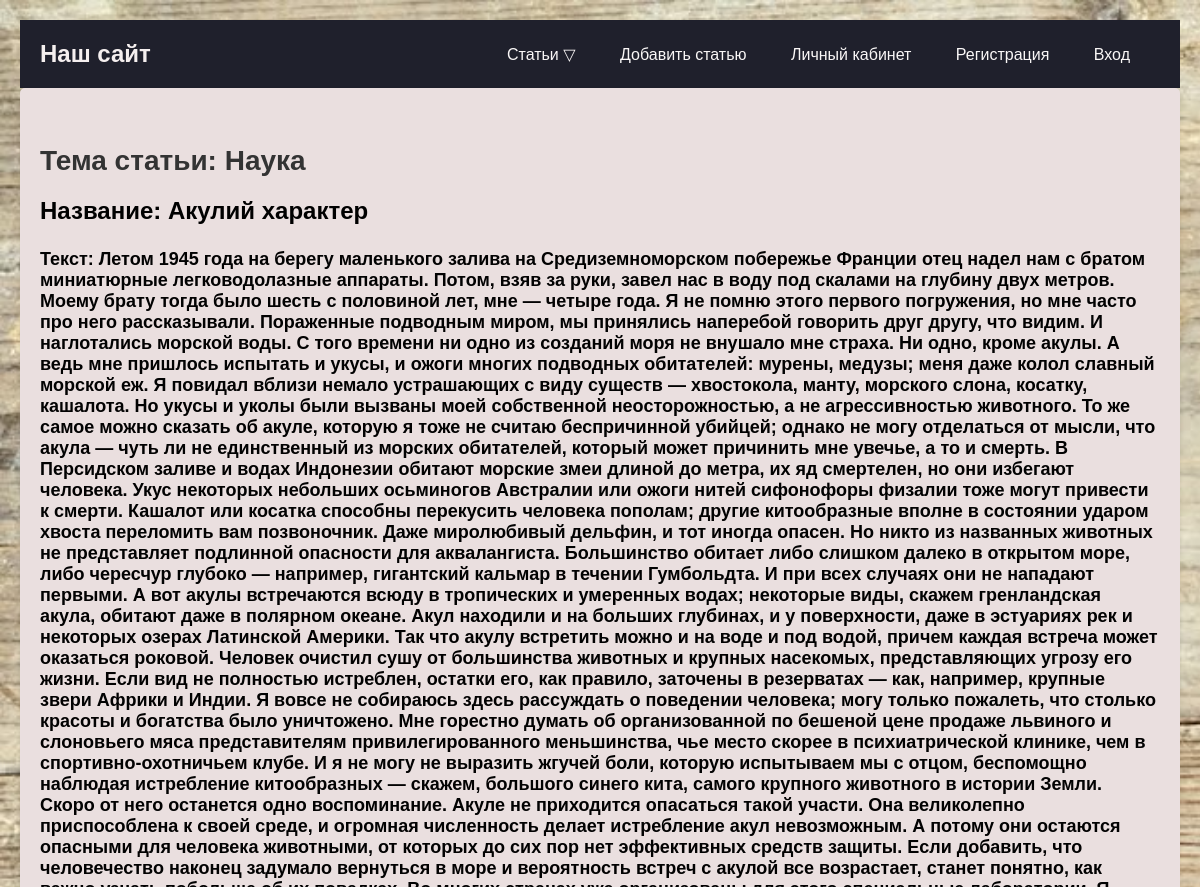
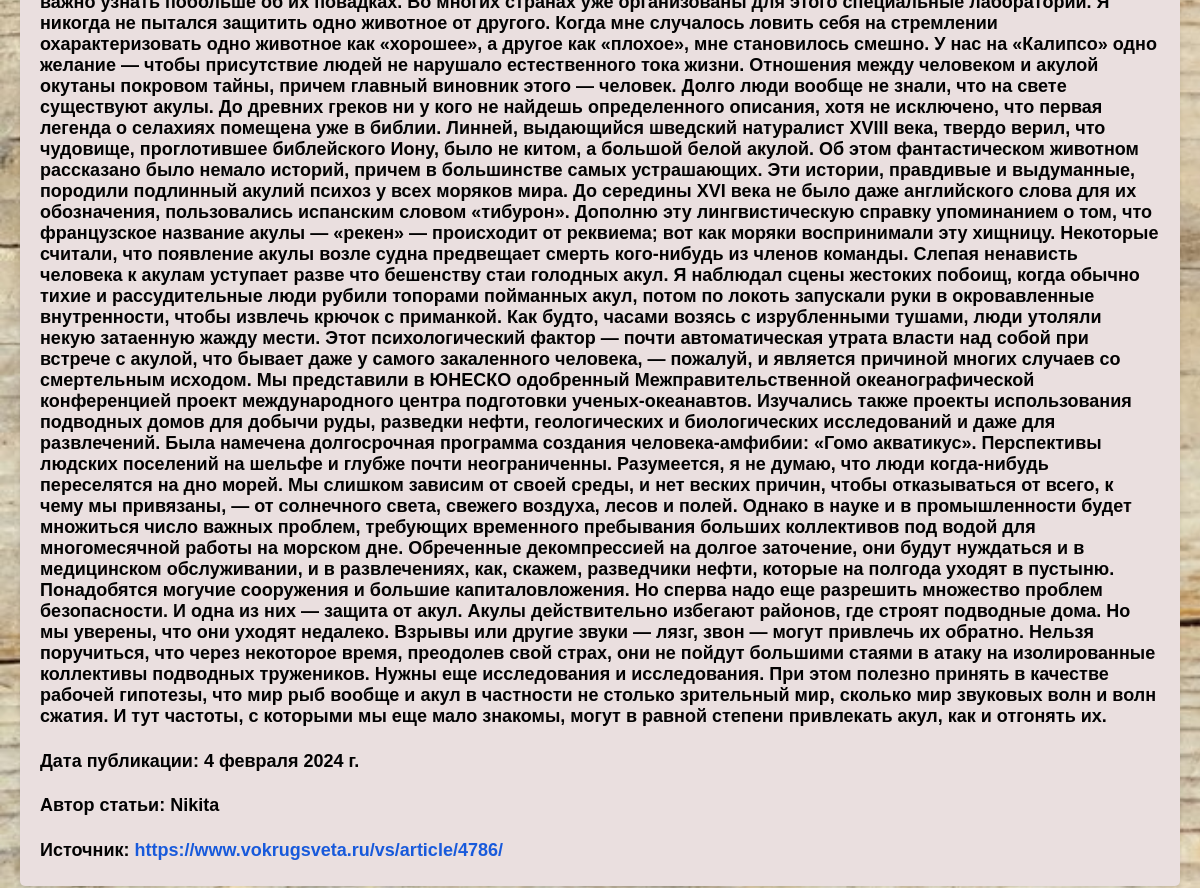
Screenshot of /info_sience_aerticles/7/ with the database file from the repository (2 pictures, top to bottom).
### catalog/models.py (models this page shows, shortened)
class Sience(models.Model):
    topic = models.ForeignKey(Topic, on_delete=models.SET_NULL, null=True)
    title = models.CharField(max_length=1000, verbose_name='Название статьи')
    summary = models.CharField(max_length=1000, verbose_name='кратко о статье', blank=True, null=True)
    text = models.TextField(max_length=10000000000000000, verbose_name='текст статьи', blank=True, null=True)
    data = models.DateField(verbose_name='Дата публикации статьи', blank=True, null=True)
    info = models.URLField(verbose_name='Источник(и)', blank=True)
    author = models.ForeignKey(User, on_delete=models.SET_NULL, null=True, verbose_name='Автор')  # поле author
    image = models.URLField(verbose_name='Фото', blank=True, null=True)

class Topic(models.Model):
    VIBOR = (('Наука', 'Наука'), ('Спорт', 'Спорт'), ('Искусство', 'Искусство'))
    name = models.CharField(max_length=100, choices=VIBOR, verbose_name='Тема статьи')
    def __str__(self):
        return self.name

### catalog/views.py (the view)
# urls.py: path('info_sience_aerticles/<int:pk>/', views.ArticleSienceDetailView.as_view(), name='info_sience'),
class ArticleSienceDetailView(DetailView):
    model = Sience

### templates/catalog/sience_detail.html (shortened to what this page needs)
{% extends 'index.html' %}
{% load static %}
{% block head %}
    <link rel="stylesheet" href="{% static 'home.css' %}">
    <link rel="stylesheet" href="{% static 'articles_detail.css' %}">
{% endblock head %}
{% block content %}
    <div>
        <h1>Тема статьи: {{ sience.topic }}</h1>
        <h2>Название: {{ sience.title }}</h2>
        <h4>Текст: {{ sience.text }}</h4>
        <h4>Дата публикации: {{ sience.data }}</h4>
        <h4>Автор статьи: {{ sience.author }}</h4>
        <h4>Источник: <a href="{{ sience.info }}">{{ sience.info }}</a></h4>
    </div>
{% endblock content %}

### templates/index.html (shortened to what this page needs)
<!doctype html>
{% load static %}
<html lang="en">
<head>
    {% block head %}{% endblock head %}
</head>
<body>
    <header>
        <a href="{% url 'home' %}" class="logo">Наш сайт</a>
        <nav>
            <ul>
                <li><a href="#">Статьи &bigtriangledown;</a>
                </li>
                <li><a href="{% url 'addarticles' %}">Добавить статью</a></li>
                <li><a href="{% url 'profile' %}">Личный кабинет</a></li>
                <li><a href="{% url 'reg' %}">Регистрация</a></li>
                {% if not user.is_authenticated %}
                    <li><a href="{% url 'login' %}">Вход</a></li>
                {% else %}
                    <li><a href="{% url 'logout' %}?next={% url 'login' %}">Выход</a></li>
                {% endif %}
            </ul>
        </nav>
    </header>
{% block content %}{% endblock content %}
</body>
</html>

### catalog/static/home.css (style rules this page uses)
body { margin: 0; padding: 0; background: url('img/Статья-Фон.jpg'); background-repeat: no-repeat; background-size: cover; background-attachment: fixed; font-family: Arial, sans-serif; }
header { background-color: #1f202c; padding: 20px; display: flex; justify-content: space-between; align-items: center; }
.logo { font-size: 24px; font-weight: bold; text-decoration: none; color: #f5efef; }
nav ul { list-style: none; margin: 0; padding: 0; position: relative; }
nav ul li { display: inline-block; margin-right: 20px; }
nav ul li a { color: #faf7f7; text-decoration: none; padding: 10px; }
h2 { color: #333; font-size: 28px; margin-bottom: 20px; }
h1 { color: #333; font-size: 36px; margin-bottom: 30px; }

### catalog/static/articles_detail.css (style rules this page uses)
body { font-family: Arial, sans-serif; margin: 20px; background-color: #f5f5f5; }
div { background-color: #eadfdf; padding: 20px; border-radius: 5px; box-shadow: 0 2px 4px rgba(0, 0, 0, 0.1); }
h1 { font-size: 28px; margin-bottom: 10px; color: #333; }
h2 { font-size: 24px; margin-bottom: 5px; color: #000000; }
h4 { font-size: 18px; margin-bottom: 5px; color: #020202; }
a { color: #185adb; text-decoration: none; }

### rows the page displays
Sience: topic "Наука", title "Акулий характер", text "Летом 1945 года на берегу маленького залива на Средиземноморском побережье Франции отец надел нам с братом миниатюрные легководолазные аппараты. Потом, взяв за руки, завел нас в воду под скалами на глубину двух метров. Моему брату тогда было шесть с половиной лет, мне — четыре года. Я не помню этого первого погружения, но мне часто про него рассказывали. Пораженные подводным миром, мы принялись наперебой говорить друг другу, что видим. И наглотались морской воды. С того времени ни одно из созданий моря не внушало мне страха. Ни одно, кроме акулы. А ведь мне пришлось испытать и укусы, и ожоги многих подводных обитателей: мурены, медузы; меня даже колол славный морской еж. Я повидал вблизи…", data "4 февраля 2024 г.", author "Nikita", info "https://www.vokrugsveta.ru/vs/article/4786/"
